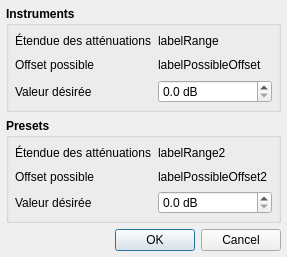
<?xml version="1.0" encoding="UTF-8"?>
<ui version="4.0">
 <class>DialogAttenuation</class>
 <widget class="QDialog" name="DialogAttenuation">
  <property name="windowModality">
   <enum>Qt::ApplicationModal</enum>
  </property>
  <property name="geometry">
   <rect>
    <x>0</x>
    <y>0</y>
    <width>287</width>
    <height>257</height>
   </rect>
  </property>
  <property name="windowTitle">
   <string>Régler les atténuations</string>
  </property>
  <property name="windowIcon">
   <iconset resource="../resources.qrc">
    <normaloff>:/icons/icon</normaloff>:/icons/icon</iconset>
  </property>
  <layout class="QGridLayout" name="gridLayout">
   <property name="leftMargin">
    <number>6</number>
   </property>
   <property name="topMargin">
    <number>6</number>
   </property>
   <property name="rightMargin">
    <number>6</number>
   </property>
   <property name="bottomMargin">
    <number>6</number>
   </property>
   <item row="0" column="0">
    <widget class="QGroupBox" name="groupBox">
     <property name="font">
      <font>
       <weight>75</weight>
       <bold>true</bold>
      </font>
     </property>
     <property name="title">
      <string>Instruments</string>
     </property>
     <layout class="QGridLayout" name="gridLayout_2">
      <property name="leftMargin">
       <number>6</number>
      </property>
      <property name="topMargin">
       <number>6</number>
      </property>
      <property name="rightMargin">
       <number>6</number>
      </property>
      <property name="bottomMargin">
       <number>6</number>
      </property>
      <item row="1" column="1">
       <widget class="QLabel" name="labelPossibleOffset">
        <property name="font">
         <font>
          <weight>50</weight>
          <bold>false</bold>
         </font>
        </property>
        <property name="text">
         <string notr="true">labelPossibleOffset</string>
        </property>
       </widget>
      </item>
      <item row="1" column="0">
       <widget class="QLabel" name="label_4">
        <property name="font">
         <font>
          <weight>50</weight>
          <bold>false</bold>
         </font>
        </property>
        <property name="text">
         <string>Offset possible</string>
        </property>
       </widget>
      </item>
      <item row="0" column="0">
       <widget class="QLabel" name="label">
        <property name="font">
         <font>
          <weight>50</weight>
          <bold>false</bold>
         </font>
        </property>
        <property name="text">
         <string>Étendue des atténuations</string>
        </property>
       </widget>
      </item>
      <item row="0" column="1">
       <widget class="QLabel" name="labelRange">
        <property name="font">
         <font>
          <weight>50</weight>
          <bold>false</bold>
         </font>
        </property>
        <property name="text">
         <string notr="true">labelRange</string>
        </property>
       </widget>
      </item>
      <item row="2" column="1">
       <widget class="QDoubleSpinBox" name="doubleSpinValue">
        <property name="font">
         <font>
          <weight>50</weight>
          <bold>false</bold>
         </font>
        </property>
        <property name="suffix">
         <string> dB</string>
        </property>
        <property name="decimals">
         <number>1</number>
        </property>
       </widget>
      </item>
      <item row="2" column="0">
       <widget class="QLabel" name="label_2">
        <property name="font">
         <font>
          <weight>50</weight>
          <bold>false</bold>
         </font>
        </property>
        <property name="text">
         <string>Valeur désirée</string>
        </property>
       </widget>
      </item>
     </layout>
    </widget>
   </item>
   <item row="1" column="0">
    <widget class="QGroupBox" name="groupBox2">
     <property name="font">
      <font>
       <weight>75</weight>
       <bold>true</bold>
      </font>
     </property>
     <property name="title">
      <string>Presets</string>
     </property>
     <layout class="QGridLayout" name="gridLayout_3">
      <property name="leftMargin">
       <number>6</number>
      </property>
      <property name="topMargin">
       <number>6</number>
      </property>
      <property name="rightMargin">
       <number>6</number>
      </property>
      <property name="bottomMargin">
       <number>6</number>
      </property>
      <item row="2" column="0">
       <widget class="QLabel" name="label_6">
        <property name="font">
         <font>
          <weight>50</weight>
          <bold>false</bold>
         </font>
        </property>
        <property name="text">
         <string>Valeur désirée</string>
        </property>
       </widget>
      </item>
      <item row="0" column="0">
       <widget class="QLabel" name="label_3">
        <property name="font">
         <font>
          <weight>50</weight>
          <bold>false</bold>
         </font>
        </property>
        <property name="text">
         <string>Étendue des atténuations</string>
        </property>
       </widget>
      </item>
      <item row="1" column="0">
       <widget class="QLabel" name="label_5">
        <property name="font">
         <font>
          <weight>50</weight>
          <bold>false</bold>
         </font>
        </property>
        <property name="text">
         <string>Offset possible</string>
        </property>
       </widget>
      </item>
      <item row="0" column="1">
       <widget class="QLabel" name="labelRange2">
        <property name="font">
         <font>
          <weight>50</weight>
          <bold>false</bold>
         </font>
        </property>
        <property name="text">
         <string notr="true">labelRange2</string>
        </property>
       </widget>
      </item>
      <item row="1" column="1">
       <widget class="QLabel" name="labelPossibleOffset2">
        <property name="font">
         <font>
          <weight>50</weight>
          <bold>false</bold>
         </font>
        </property>
        <property name="text">
         <string notr="true">labelPossibleOffset2</string>
        </property>
       </widget>
      </item>
      <item row="2" column="1">
       <widget class="QDoubleSpinBox" name="doubleSpinValue2">
        <property name="font">
         <font>
          <weight>50</weight>
          <bold>false</bold>
         </font>
        </property>
        <property name="suffix">
         <string> dB</string>
        </property>
        <property name="decimals">
         <number>1</number>
        </property>
       </widget>
      </item>
     </layout>
    </widget>
   </item>
   <item row="5" column="0">
    <widget class="QDialogButtonBox" name="buttonBox">
     <property name="orientation">
      <enum>Qt::Horizontal</enum>
     </property>
     <property name="standardButtons">
      <set>QDialogButtonBox::Cancel|QDialogButtonBox::Ok</set>
     </property>
    </widget>
   </item>
  </layout>
 </widget>
 <resources>
  <include location="../resources.qrc"/>
 </resources>
 <connections>
  <connection>
   <sender>buttonBox</sender>
   <signal>accepted()</signal>
   <receiver>DialogAttenuation</receiver>
   <slot>accept()</slot>
   <hints>
    <hint type="sourcelabel">
     <x>132</x>
     <y>108</y>
    </hint>
    <hint type="destinationlabel">
     <x>132</x>
     <y>65</y>
    </hint>
   </hints>
  </connection>
  <connection>
   <sender>buttonBox</sender>
   <signal>rejected()</signal>
   <receiver>DialogAttenuation</receiver>
   <slot>reject()</slot>
   <hints>
    <hint type="sourcelabel">
     <x>132</x>
     <y>108</y>
    </hint>
    <hint type="destinationlabel">
     <x>132</x>
     <y>65</y>
    </hint>
   </hints>
  </connection>
 </connections>
</ui>
